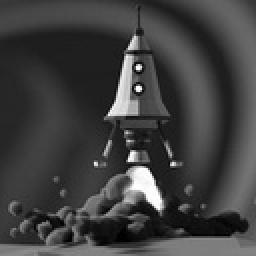
%> input picture A1 Active Contour & PoissonBlending/ReconstructionFW/large.jpg, 128 x 128 px, shrunk from 200 x 200 before the run (shown 2 times larger)
$ octave main.m   (GNU Octave 9; MATLAB toolbox functions it lacks are replaced by stand-ins)
%> lines starting %> are read from the running program, lines starting %| are printed output that depends on the picture
clc;
clear;
close all;

imgin = im2double(imread('./large.jpg'));
%> imgin: size 128x128 double; min 0, max 1, mean 0.252
figure;
imshow(imgin);

[imh, imw, nb] = size(imgin);
%> imh = 128; imw = 128; nb = 1
assert(nb==1);
% the image is grayscale

V = zeros(imh, imw);
V(1:imh*imw) = 1:imh*imw;
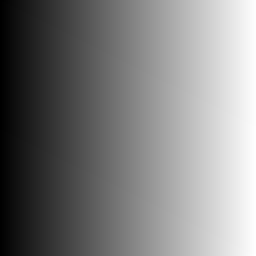
%> V: size 128x128 double (shown 2 times larger); min 1, max 16384, mean 8192.5; drawn with min black and max white
% V(y,x) = (y-1)*imw + x
% use V(y,x) to represent the variable index of pixel (x,y)
% Always keep in mind that in matlab indexing starts with 1, not 0

%TODO: initialize counter, A (sparse matrix) and b.
A = sparse([],[],[],imh, imw);
b = zeros(imh,1);
e = 1;

%TODO: fill the elements in A and b, for each pixel in the image
for y = 1 : imh
    for x = 1: imw
        if x == 1 || x== imw    % left or right edge no horizantal derivative
            if y~=1 && y~= imh
                Sl = 0;
                Sr = 0;
                Su = imgin(y,x) - imgin(y-1,x);
                Sd = imgin(y,x) - imgin(y+1,x);

                A(e, V(y,x)) = 2;
                A(e, V(y+1, x)) = -1;
                A(e, V(y-1, x)) = -1;
                b(e) = Sl + Sr + Su + Sd;
            end
        elseif y== 1 || y== imh % up or bottom edge no vertical derivative
            if x~=1 && x~= imw
                Sl = imgin(y,x) - imgin(y,x-1);
                Sr = imgin(y,x) - imgin(y,x+1);
                Su = 0;
                Sd = 0;

                A(e, V(y,x)) = 2;
                A(e, V(y, x-1)) = -1;
                A(e, V(y, x+1)) = -1;
                b(e) = Sl + Sr + Su + Sd;
            end
        else
            Sl = imgin(y,x) - imgin(y,x-1);
            Sr = imgin(y,x) - imgin(y,x+1);
            Su = imgin(y,x) - imgin(y-1,x);
            Sd = imgin(y,x) - imgin(y+1,x);

            A(e, V(y,x)) = 4;
            A(e, V(y+1, x)) = -1;
            A(e, V(y-1, x)) = -1;
            A(e, V(y, x-1)) = -1;
            A(e, V(y, x+1)) = -1;
            b(e) = Sl + Sr + Su + Sd;
        end
        e = e+1;
    end
end
%> after the loop, Sd = 0; Sl = -0.00392; Sr = 0; Su = 0; e = 16385
%-----

%TODO: add extra constraints

% (1,1)
A(e, V(1,1)) = 1;
b(e) = imgin(1,1);
e = e+1;
%> e = 16386
%(1,imw)
A(e, V(1,imw)) = 1;
b(e) = imgin(1,imw);
e = e+1
%> e = 16387
%(imh, 1)
A(e, V(imh,1)) = 1;
b(e) = imgin(imh,1);
e = e+1
%> e = 16388
%(imh, imw)
A(e, V(imh, imw)) = 1;
b(e) = imgin(imh, imw);
%-----


%TODO: solve the equation
%use "lscov" or "\", please google the matlab documents
solution = A\b;
error = sum(abs(A*solution-b));
%> error = 8.51e-13
disp(error)
%| 8.5112e-13
imgout = reshape(solution,[imh,imw]);

imwrite(imgout,'output.png');
figure(), hold off, imshow(imgout);
